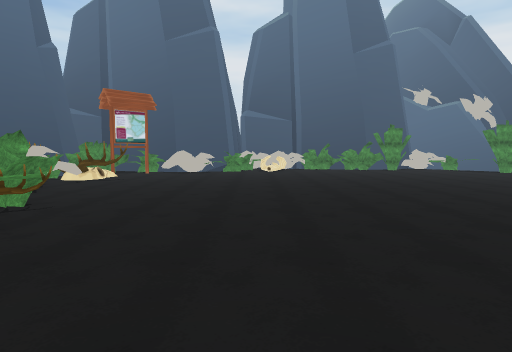
View 1 (above)

21 first-person views from a walk through a 3-D level made in the Unity game engine. The camera is 1.5 m above the floor, tilts 4° down and sees 75° across. The floor is counted in squares, 2 m on a side. Each view is taken from the middle of a square. On the plan, view 1 faces up. The plan holds only what a view shows up to about 11 squares ahead; the rest is blank. The place goes on beyond the plan. The player is left out. Some surface patterns are stand-ins.

View 2
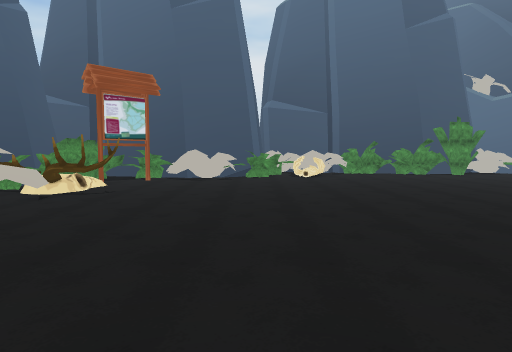

View 3
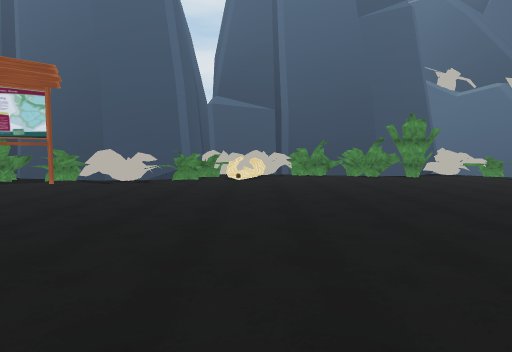

View 4
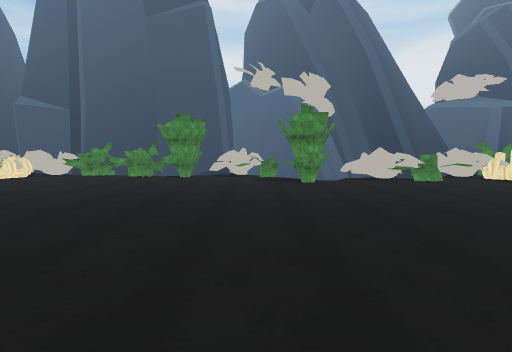

View 5
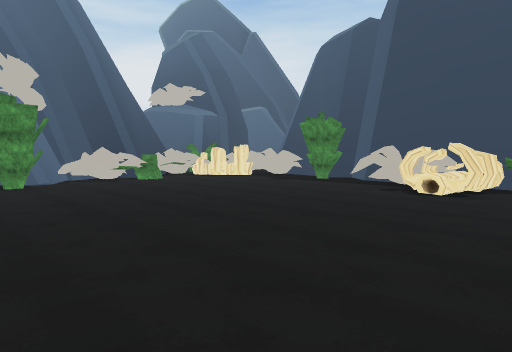

View 6
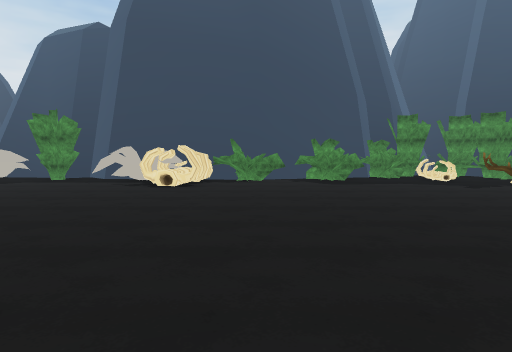

View 7
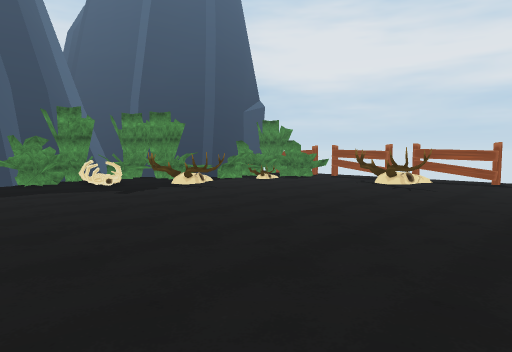

View 8
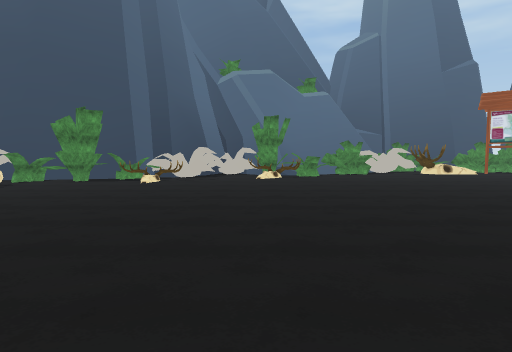

View 9
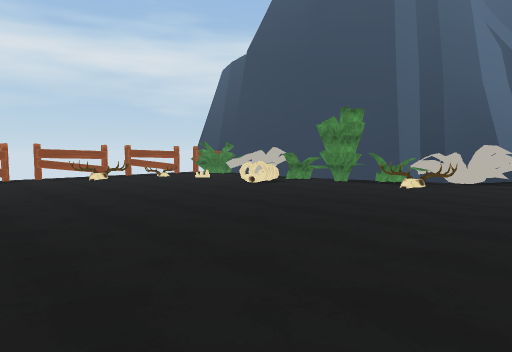

View 10
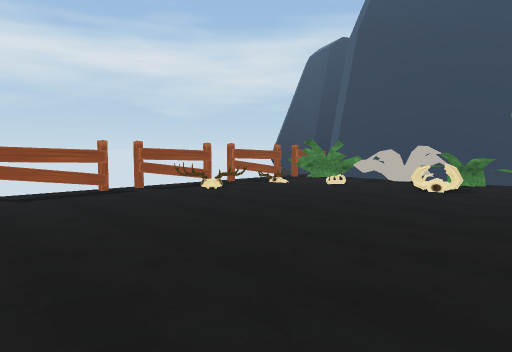

View 11
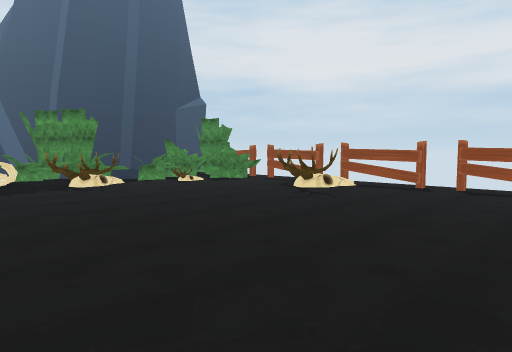

View 12
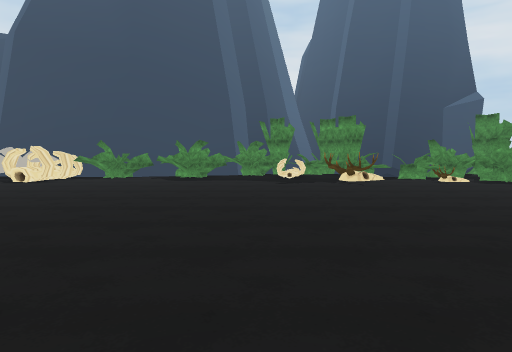

View 13
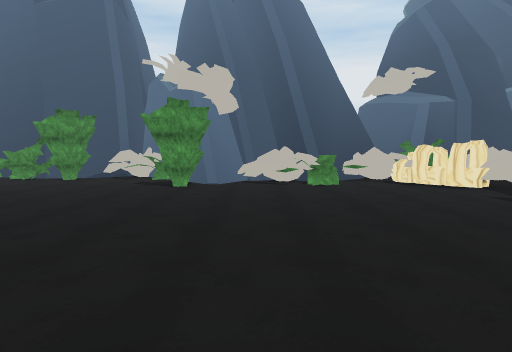

View 14
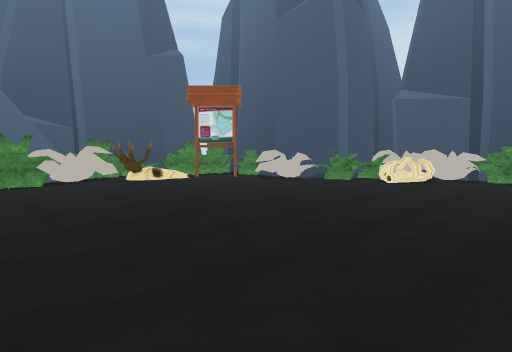

View 15
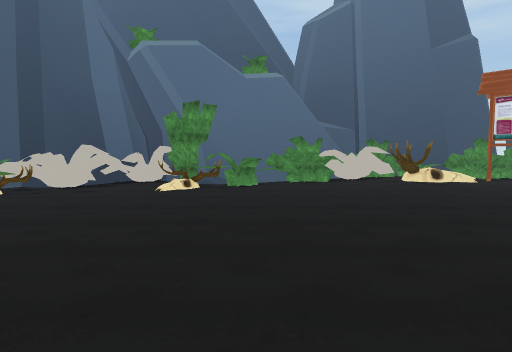

View 16
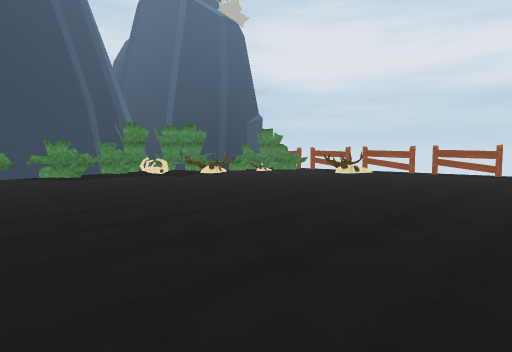

View 17
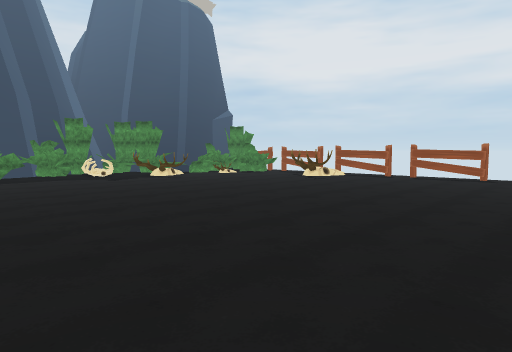

View 18
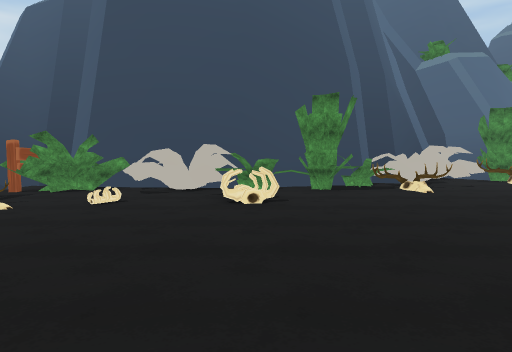

View 19
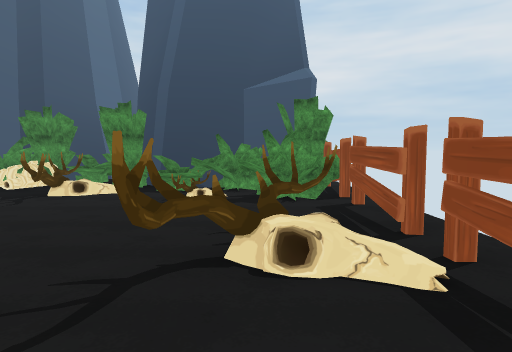

View 20
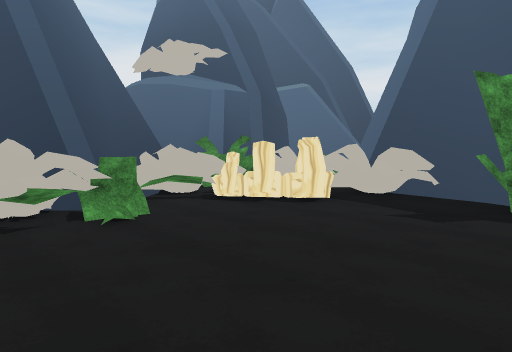

View 21
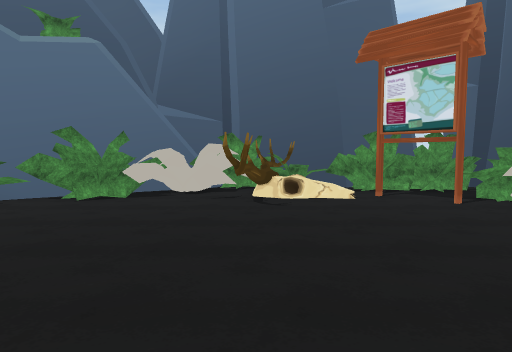

### Floor plan
Points are (right, up) in squares from view 1. A wall is a line through its corners. A room is listed if a view was taken in it or the views show most of it. See-through windows are left out.
Room 1 (views 1, 2, 3, 4, 5, 6, 7, 8, 9, 10, 11, 12, 13, 14, 15, 16, 17, 18, 19, 20, 21)
walls: (-3.8, 1.2) (-3.3, 0.5); (-2.7, -1.4) (-2.1, -3.5); (-4.3, 4.5) (-3.7, 3.7); (16.4, 4.9) (16.6, 8.3) (17.2, 8.9) (16.8, 9.6) (17.1, 10.2); (-4.7, 5.6) (-3.7, 3.8); (6.6, 15) (5.4, 14.8); (10.7, 14.3) (10, 13.1); (10.5, 14.4) (9.8, 13.2) (8.4, 14.8); (-5.6, 6.7) (-4.3, 4.6); (2.5, 15.4) (2, 15.5); (11.9, 14.4) (11.6, 14.7) (10.7, 14.2); (1.7, 15.4) (0.5, 15.8); (17.7, 0.3) (17.3, 0.6) (16.5, 3.5); (17, 10) (17.1, 10.5); (13.3, 14.6) (12.6, 13.7); (13.5, 14.8) (13.1, 14.5); (18.3, -1.5) (17.8, -0.8); (-6.9, 8.2) (-7.1, 7.5); (-0.7, 15.9) (-0.9, 13.6); (18.7, -1.7) (18.2, -1.3); (17.4, 12) (17.9, 12.6); (-2.6, -7) (-3, -7.4); (-4.4, 13.4) (-6.8, 14); (-6.4, 10.7) (-7, 8.5); (18.5, -2.6) (19.4, -2.4) (18.7, -1.6); (16.5, -6.4) (15.9, -4.1) (16, -3.9) (16.8, -3.4); (15.7, 15.3) (15.4, 15.9); (14.9, 16) (14.1, 15.3); (-6.6, 12.7) (-6.3, 11.9); (16.8, -7.1) (16.4, -6.2); (-6, 14) (-6.4, 13.7)
low walls: (-3.8, 4.3) (-3.7, 3.8); (-4.2, 1.5) (-3.8, 1.2); (13.5, 14.5) (13.1, 14.2); (18.9, -2.1) (18.5, -1.8); (-2.8, -7.9) (-2.8, -8.4)
objects: other object (-6, 7) to (-5, 8); bush (-6, 8) to (-5, 9); bush (-6, 10) to (-6, 11); bush (-6, 11) to (-5, 12); bush (-6, 13); other object (-5, 2) to (-4, 3); bush (-5, 6) to (-4, 7); other object (-5, 9) to (-4, 10); bush (-5, 12) to (-4, 13); bush (-4, 3) to (-3, 4); bush (-4, 5); bush (-3, -1) to (-2, 0); other object (-3, 1); other object (-3, 12) to (-2, 13); fence (-2, -8) to (-1, -7); bush (-2, -7) to (-1, -6); other object (-2, -5) to (-1, -4); bush (-2, -2) to (-2, -1); other object (-2, 1); bush (-1, -4); bush (-1, 13); fence (0, -8) to (1, -8); other object (0, -7); other object (0, -3); bush (0, 14) to (0, 15); other object (0, 16); other object (1, 14); other object (1, 15); fence (2, -8) to (4, -8); other object (2, -7); bush (2, 14) to (3, 15); bush (4, 14) to (5, 15); fence (5, -8) to (6, -8); bush (5, 14) to (6, 14); fence (7, -8) to (8, -7); other object (7, 15) to (8, 16); bush (8, 14); bush (9, 12) to (10, 12); fence (10, -7) to (11, -7); other object (11, -6) to (12, -5); other object (11, 13) to (12, 14); fence (12, -7) to (14, -7); bush (12, 12) to (13, 13); bush (14, -7) to (15, -6); other object (14, -5); other object (14, -3); other object (14, 14) to (15, 15); fence (15, -8) to (16, -8); bush (15, -6) to (16, -6); bush (15, -5); bush (15, 4) to (17, 5); other object (15, 6) to (16, 7); other object (15, 12) to (16, 13); bush (15, 14) to (16, 15); bush (16, -7); bush (16, -3) to (17, -2); other object (16, -1); bush (16, 0) to (17, 0); bush (16, 2) to (17, 3); other object (16, 7) to (16, 8); bush (16, 9); bush (17, -3); bush (17, -1); other object (17, 11) to (17, 13); bush (18, -3) to (18, -2)

Positions as (right, up) in squares from view 1, and headings:
1: (0, 0), facing up
2: (-1, 3), facing up
3: (1, 4), facing up
4: (8, 4), facing up
5: (8, 4), facing up-right
6: (7, 4), facing right
7: (8, 2), facing down-right
8: (7, 3), facing left
9: (6, 3), facing down-left
10: (7, -1), facing down-left
11: (7, 0), facing down-right
12: (6, 0), facing right
13: (11, 5), facing up
14: (4, 5), facing up-left
15: (4, 5), facing left
16: (5, 5), facing down-right
17: (5, 3), facing down-right
18: (5, -3), facing left
19: (9, -6), facing right
20: (11, 9), facing up-right
21: (1, 9), facing left
